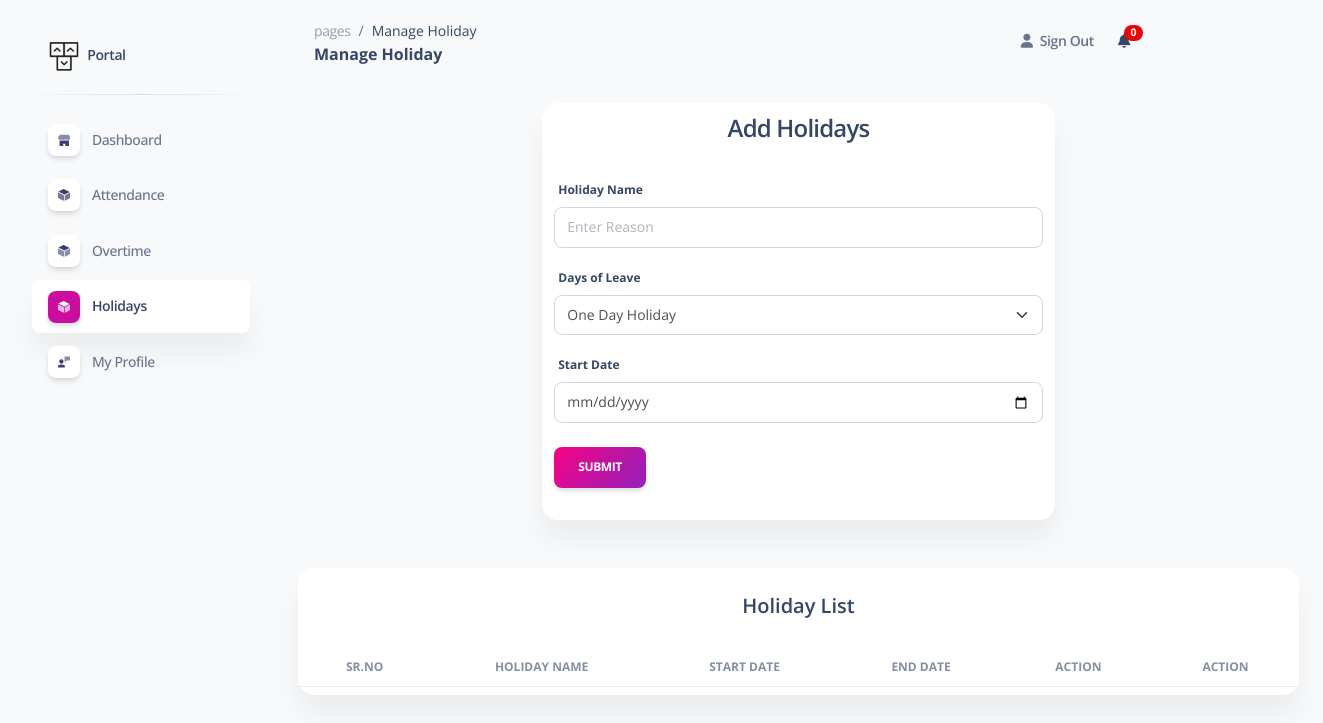
The page /ManageHoliday.php (signed in) on the database as committed earlier.
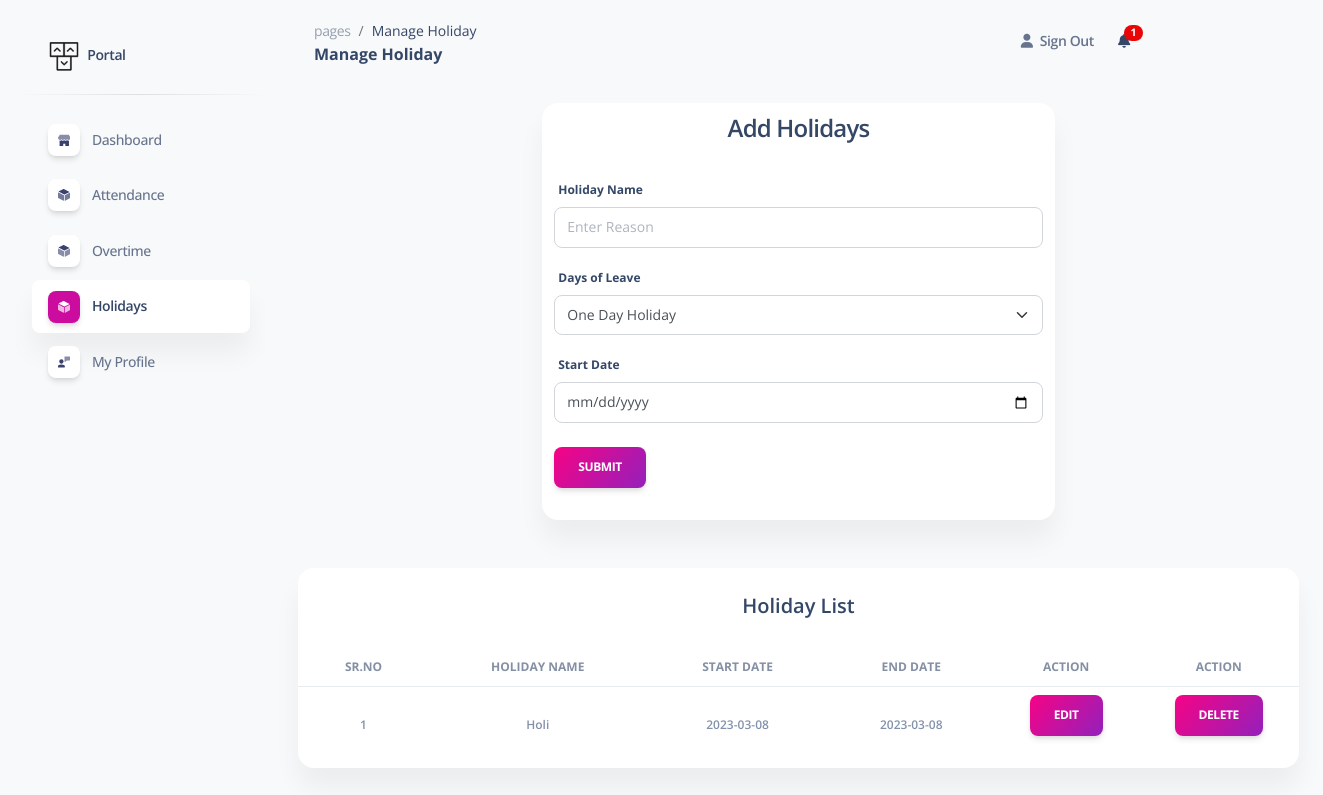
The same page on the database as committed later.
### tables this page shows
CREATE TABLE `holiday` (
  `id` int(11) NOT NULL,
  `holiday_name` varchar(255) NOT NULL,
  `holiday_type` int(11) NOT NULL COMMENT '1 = one day , 2 = multiple day',
  `holiday_start_date` date NOT NULL,
  `holiday_end_date` date NOT NULL,
  `created_date` datetime NOT NULL DEFAULT current_timestamp()
);

### ManageHoliday.php (the view, shortened to what the changed rows need)
<!DOCTYPE html>
<html lang="en">
<head>
  <?php
  include 'dbcon.php'; ?>
  <link href="assets/css/nucleo-icons.css" rel="stylesheet" />
  <link href="assets/css/nucleo-svg.css" rel="stylesheet" />
  <link href="assets/css/nucleo-svg.css" rel="stylesheet" />
  <link id="pagestyle" href="assets/css/soft-ui-dashboard.css?v=1.0.3" rel="stylesheet" />
  <link rel="stylesheet" href="https://cdn.datatables.net/1.13.4/css/jquery.dataTables.css" />
</head>
<body class="g-sidenav-show  bg-gray-100">
  <main class="main-content position-relative max-height-vh-100 h-100 mt-1 border-radius-lg ">
    <?php include 'navbar.php'; ?>
    <div class="container-fluid py-4">
      <div class="row">
        <div class="col-12">
          <div class="card mb-4">
            <div class="card-body px-0 pt-1 pb-2">
              <div class="table-responsive p-0">
                <table class="table align-items-center mb-0" id="data">
                  <thead>
                    <tr>
                      <th class="text-center text-uppercase text-xs font-weight-bolder opacity-8"
                        name="user_id">Sr.no</th>
                      <th class="text-center text-uppercase text-xs font-weight-bolder opacity-8"
                        name="user_id">Holiday Name</th>
                      <th class="text-center text-uppercase text-xs font-weight-bolder opacity-8">Start Date
                      </th>
                      <th class="text-center text-uppercase text-xs font-weight-bolder opacity-8">End Date
                      </th>
                      <th class="text-center text-uppercase text-xs font-weight-bolder opacity-8">Action
                      </th>
                      <th class="text-center text-uppercase text-xs font-weight-bolder opacity-8">Action
                      </th>
                    </tr>
                  </thead>
                  <tbody>
                    <?php
                    $results = mysqli_query($con, "SELECT * FROM holiday");
                    if (mysqli_num_rows($results) > 0) {
                      $sn = 1;
                      while ($row = mysqli_fetch_array($results)) {
                        ?>
                        <tr>
                          <td class="align-middle text-center">
                            <span class="text-secondary text-xs font-weight-bold">
                              <?php echo $sn; ?>
                            </span>
                          </td>
                          <td class="align-middle text-center">
                            <span class="text-secondary text-xs font-weight-bold">
                              <?php echo $row['holiday_name']; ?>
                            </span>
                          </td>
                          <td class="align-middle text-center">
                            <span class="text-secondary text-xs font-weight-bold">
                              <?php echo $row['holiday_start_date']; ?>
                            </span>
                          </td>
                          <td class="align-middle text-center">
                            <span class="text-secondary text-xs font-weight-bold">
                              <?php echo $row['holiday_end_date']; ?>
                            </span>
                          </td>
                          <?php
                                    $holiday_id = $row['id'];
                                    ?>
                          <td class="align-middle text-center">
                            <span class="text-secondary text-xs font-weight-bold"><a class="btn bg-gradient-primary"
                                name="edit" href="EditHoliday.php?id=<?php echo $holiday_id; ?>&action=edit">Edit</a></span>
                          </td>
                          <td class="align-middle text-center">
                            <span class="text-secondary text-xs font-weight-bold"><a class="btn bg-gradient-primary"
                                name="delete" href="ManageHoliday.php?id=<?php echo $holiday_id; ?> &action=delete">Delete</a></span>
                          </td>
                        </tr>
                        <?php
                        $sn++;
                      }
                    }
                    ?>
              </div>
            </div>
</body>
</html>

### navbar.php (shortened to what the changed rows need)
<?php
include 'dbcon.php';
?>
<nav class="navbar navbar-main navbar-expand-lg px-0 mx-4 shadow-none border-radius-xl" id="navbarBlur"
  navbar-scroll="true">
  <div class="container-fluid py-1 px-3">
    <div class="collapse navbar-collapse mt-sm-0 mt-2 me-md-0 me-sm-4" id="navbar">
      <ul class="navbar-nav  justify-content-end">
        <?php
        $user_id = $_SESSION['user_id'];
        $sql2 =
          $result = mysqli_query($con, "SELECT * from leave_data WHERE user_id='$user_id' AND leave_status = 'Pending' AND read_status='0'");
        $count = mysqli_num_rows($result);
        ?>
        <form method="POST" action="">
          <li class="nav-item dropdown ms-md-auto pe-md-3 d-flex align-items-center">
            <a class="nav-link" href="&action=read" type="submit" role="button" data-bs-toggle="dropdown"
              aria-expanded="false" name="submit">
              <i class="fa fa-bell cursor-pointer"></i><span
                class="badge rounded-pill bg-danger text-center d-inline-flex align-items-center justify-content-center"
                style="width:10%; height:2vh; position: relative; top: -10px; left: -6px;">
                <?php echo $count; ?>
              </span>
            </a>
          </li>
        </form>
      </ul>
    </div>
  </div>
</nav>

Rows that differ between the two databases and show on the page:
added holiday: holiday_name "Holi", holiday_start_date "2023-03-08", holiday_end_date "2023-03-08"
Other text that changed with them:
$count: "0" → "1"
